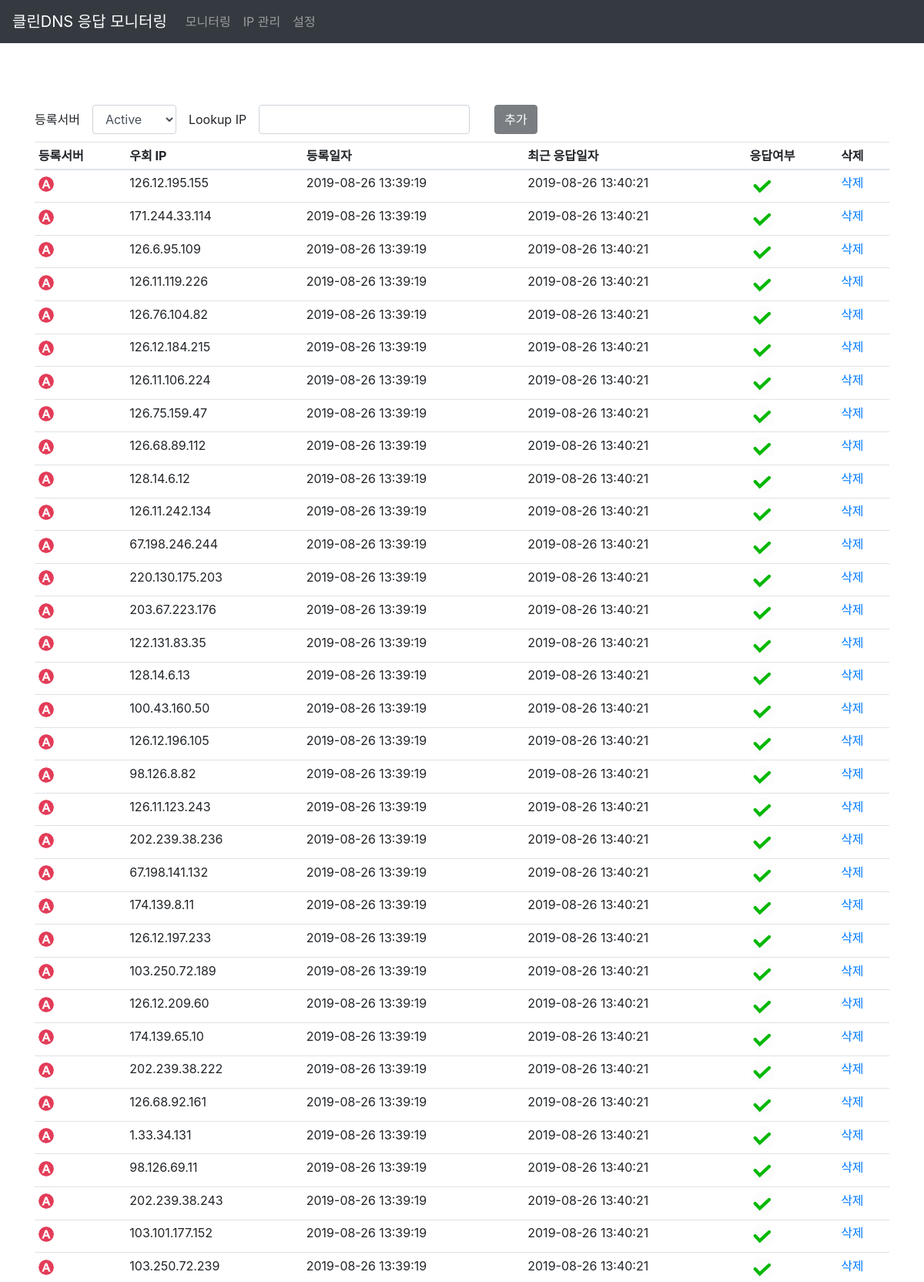
/ipmgnt (upper part), run on the app's committed database.
### app.py (models this page shows)
class Post(db.Model):
    __table_name__ = 'post'
    now_dt_str = datetime.now().strftime("%Y-%m-%d %H:%M:%S")
    id = db.Column(db.Integer, primary_key=True)
    server = db.Column(db.String(20), unique=True, nullable=False)
    status = db.Column(db.Text, default=u'false')
    dns_server = db.Column(db.Text, nullable=False)
    reg_date = db.Column(db.DateTime, default=datetime.strptime(now_dt_str,'%Y-%m-%d %H:%M:%S'))
    resp_date = db.Column(db.DateTime, default=datetime.strptime(now_dt_str,'%Y-%m-%d %H:%M:%S'))

### app.py (the view)
@app.route('/ipmgnt')
def ipmgnt():
    posts = Post.query.order_by("status").all()
    return render_template('ipmgnt.html', posts=posts, title=u'IP 관리')

### templates/ipmgnt.html (shortened to what this page needs)
{% extends 'layout.html' %}
{% block content %}
<div class="container">
    <div class="row">
        <div class="col">
            <form id="ipform" class="form-inline ip_form" action="{{ url_for('add') }}" method="POST">
                <div class="form-group">
                    <label for="dns_server_text">등록서버</label>
                    <select class="form-control mx-sm-3" id="dns_server_text" name="dns_server">
	                    <option>Active</option>
	                </select>
                    <label for="ipaddress">Lookup IP</label>
                    <input type="text" id="ipaddress" name="ip" class="form-control mx-sm-3" required>
                    <div class="mx-sm-3">
                        <button type="submit" id="add_ip" class="btn btn-dark float-right" disabled="true">추가</button>
                    </div>
                </div>
            </form>
        </div>
    </div>
</div>
<div class="container">
    <div class="row">
        <div class="col">
            <table class="table table-sm ipmgnt_table">
                <thead>
                <tr>
                    <th scope="col">등록서버</th>
                    <th scope="col">우회 IP</th>
                    <th scope="col">등록일자</th>
                    <th scope="col">최근 응답일자</th>
                    <th scope="col">응답여부</th>
                    <th scope="col">삭제</th>
                </tr>
                </thead>
                <tbody>
                {% for post in posts %}
                <tr>
                    <td>
                        {% if post.dns_server == 'Active' %}
                        <img class="rounded-circle mx-auto" src="{{ url_for('static', filename='active.png') }}"
                             width="20px" height="20px">
                        {% else %}
                        <img class="rounded-circle mx-auto" src="{{ url_for('static', filename='standby.png') }}"
                             width="20px" height="20px">
                        {% endif %}
                    </td>
                    <td>{{ post.server }}</td>
                    <td>{{ post.reg_date.strftime('%Y-%m-%d %H:%M:%S') }}</td>
                    <td>{{ post.resp_date.strftime('%Y-%m-%d %H:%M:%S') }}</td>
                    <td>
                        {% if post.status == 'true' %}
                        <img class="rounded-circle mx-auto" src="{{ url_for('static', filename='green.png') }}"
                             width="32px" height="32px">
                        {% else %}
                        <img class="rounded-circle mx-auto" src="{{ url_for('static', filename='red.png') }}"
                             width="32px" height="32px">
                        {% endif %}
                    </td>
                    <td><a href="{{ url_for('delete', id=post.id) }}">삭제</a></td>
                </tr>
                {% endfor %}
                </tbody>
            </table>
        </div>
    </div>
</div>
{% endblock %}

### static/layout.css (style rules this page uses)
html { position: relative; min-height: 100%; }
body { padding-top: 56px; }
.ip_form { padding-top: 80px; }
.ipmgnt_table { margin-top: 10px; }

### data on the page
Post: server "126.12.195.155", reg_date "2019-08-26 13:39:19", resp_date "2019-08-26 13:40:21"
Post: server "171.244.33.114", reg_date "2019-08-26 13:39:19", resp_date "2019-08-26 13:40:21"
Post: server "126.6.95.109", reg_date "2019-08-26 13:39:19", resp_date "2019-08-26 13:40:21"
Post: server "126.11.119.226", reg_date "2019-08-26 13:39:19", resp_date "2019-08-26 13:40:21"
Post: server "126.76.104.82", reg_date "2019-08-26 13:39:19", resp_date "2019-08-26 13:40:21"
Post: server "126.12.184.215", reg_date "2019-08-26 13:39:19", resp_date "2019-08-26 13:40:21"
Post: server "126.11.106.224", reg_date "2019-08-26 13:39:19", resp_date "2019-08-26 13:40:21"
Post: server "126.75.159.47", reg_date "2019-08-26 13:39:19", resp_date "2019-08-26 13:40:21"
Post: server "126.68.89.112", reg_date "2019-08-26 13:39:19", resp_date "2019-08-26 13:40:21"
Post: server "128.14.6.12", reg_date "2019-08-26 13:39:19", resp_date "2019-08-26 13:40:21"
Post: server "126.11.242.134", reg_date "2019-08-26 13:39:19", resp_date "2019-08-26 13:40:21"
Post: server "67.198.246.244", reg_date "2019-08-26 13:39:19", resp_date "2019-08-26 13:40:21"
Post: server "220.130.175.203", reg_date "2019-08-26 13:39:19", resp_date "2019-08-26 13:40:21"
Post: server "203.67.223.176", reg_date "2019-08-26 13:39:19", resp_date "2019-08-26 13:40:21"
Post: server "122.131.83.35", reg_date "2019-08-26 13:39:19", resp_date "2019-08-26 13:40:21"
Post: server "128.14.6.13", reg_date "2019-08-26 13:39:19", resp_date "2019-08-26 13:40:21"
Post: server "100.43.160.50", reg_date "2019-08-26 13:39:19", resp_date "2019-08-26 13:40:21"
Post: server "126.12.196.105", reg_date "2019-08-26 13:39:19", resp_date "2019-08-26 13:40:21"
Post: server "98.126.8.82", reg_date "2019-08-26 13:39:19", resp_date "2019-08-26 13:40:21"
Post: server "126.11.123.243", reg_date "2019-08-26 13:39:19", resp_date "2019-08-26 13:40:21"
Post: server "202.239.38.236", reg_date "2019-08-26 13:39:19", resp_date "2019-08-26 13:40:21"
Post: server "67.198.141.132", reg_date "2019-08-26 13:39:19", resp_date "2019-08-26 13:40:21"
Post: server "174.139.8.11", reg_date "2019-08-26 13:39:19", resp_date "2019-08-26 13:40:21"
Post: server "126.12.197.233", reg_date "2019-08-26 13:39:19", resp_date "2019-08-26 13:40:21"
Post: server "103.250.72.189", reg_date "2019-08-26 13:39:19", resp_date "2019-08-26 13:40:21"
Post: server "126.12.209.60", reg_date "2019-08-26 13:39:19", resp_date "2019-08-26 13:40:21"
Post: server "174.139.65.10", reg_date "2019-08-26 13:39:19", resp_date "2019-08-26 13:40:21"
Post: server "202.239.38.222", reg_date "2019-08-26 13:39:19", resp_date "2019-08-26 13:40:21"
Post: server "126.68.92.161", reg_date "2019-08-26 13:39:19", resp_date "2019-08-26 13:40:21"
Post: server "1.33.34.131", reg_date "2019-08-26 13:39:19", resp_date "2019-08-26 13:40:21"
Post: server "98.126.69.11", reg_date "2019-08-26 13:39:19", resp_date "2019-08-26 13:40:21"
Post: server "202.239.38.243", reg_date "2019-08-26 13:39:19", resp_date "2019-08-26 13:40:21"
Post: server "103.101.177.152", reg_date "2019-08-26 13:39:19", resp_date "2019-08-26 13:40:21"
Post: server "103.250.72.239", reg_date "2019-08-26 13:39:19", resp_date "2019-08-26 13:40:21"
